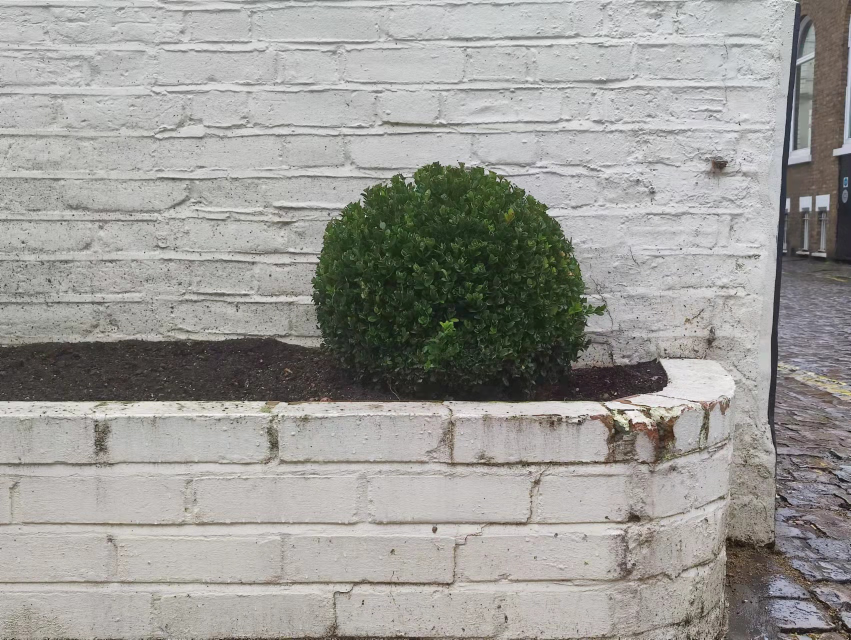
%> input picture task5/2.jpg, 1702 x 1279 px (shown at 1/2 size)
$ octave task5.m   (GNU Octave 9; MATLAB toolbox functions it lacks are replaced by stand-ins)
%> lines starting %> are read from the running program, lines starting %| are printed output that depends on the picture
% [5 lines of commented-out code are left out]
image1="2.jpg";
image2="1.jpg";

I1 = rgb2gray(imread(image1));
%> I1: size 1279x1702 uint8; min 1, max 253, mean 155.2
I2 = rgb2gray(imread(image2));
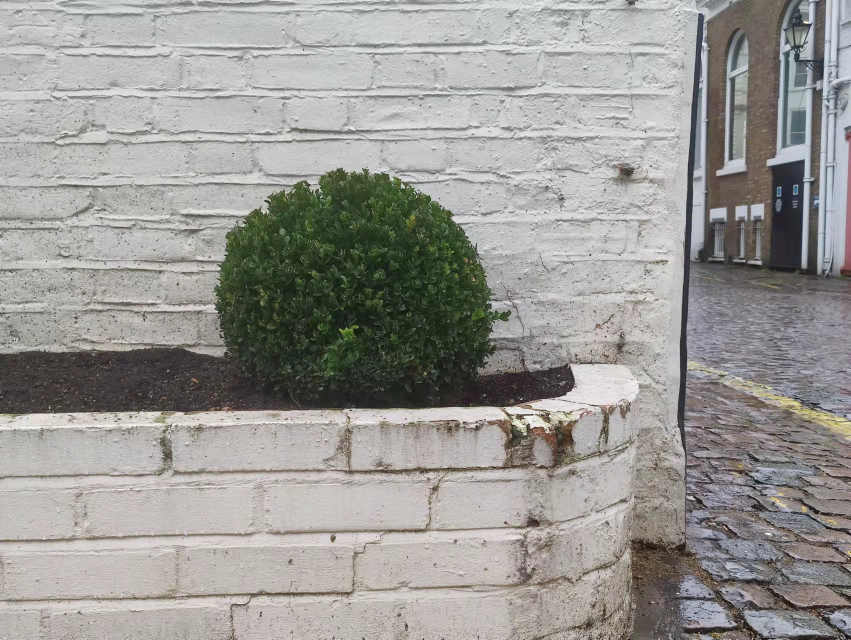
%> input picture task5/1.jpg, 1702 x 1279 px (shown at 1/2 size)
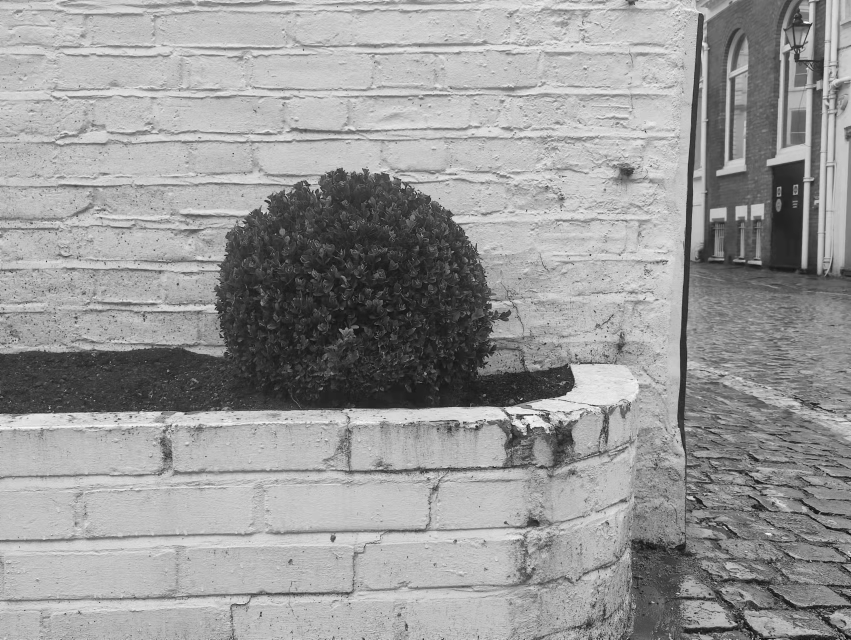
%> I2: size 1279x1702 uint8 (shown at 1/2 size); min 0, max 254, mean 152.7

I1rgb = imread(image1);
%> I1rgb is the input picture: size 1279x1702x3 uint8; mean R, G, B 156.4, 155.4, 151.3
I2rgb = imread(image2);
%> I2rgb is the input picture: size 1279x1702x3 uint8; mean R, G, B 154, 152.7, 149


points1 = detectHarrisFeatures(I1);
%> points1 = 4223 points; strongest (x, y): (1590, 1), (1395, 1279), (732, 433), (1158, 842), (1697, 1278)
points2 = detectHarrisFeatures(I2);
%> points2 = 3408 points; strongest (x, y): (885, 1279), (1702, 1181), (1181, 511), (1692, 1277), (1698, 1279)

[f1, vpts1] = extractFeatures(I1, points1);
%> vpts1 = 3333 points; strongest (x, y): (732, 433), (1158, 842), (1275, 636), (1268, 848), (627, 601)
[f2, vpts2] = extractFeatures(I2, points2);
%> vpts2 = 2753 points; strongest (x, y): (1181, 511), (1058, 848), (1063, 858), (1097, 648), (93, 524)

indexPairs = matchFeatures(f1, f2) ;
%> indexPairs = 1148 rows, first 12: [287 3; 288 2; 291 6; 293 4; 294 10; 297 7; 309 19; 315 21; 316 20; 317 22; 322 28; 325 34]

matchedPoints1 = vpts1(indexPairs(:, 1)).Location;
%> matchedPoints1 = 1148 rows, first 12: [260 619; 262 457; 263 563; 264 431; 264 648; 266 381; 274 678; 280 540; 282 377; 282 428; 285 679; 289 681]
matchedPoints2 = vpts2(indexPairs(:, 2)).Location;
%> matchedPoints2 = 1148 rows, first 12: [64 640; 64 474; 65 583; 65 447; 68 670; 67 396; 78 701; 84 558; 84 392; 85 444; 90 701; 96 703]

%> (the run ends here)
